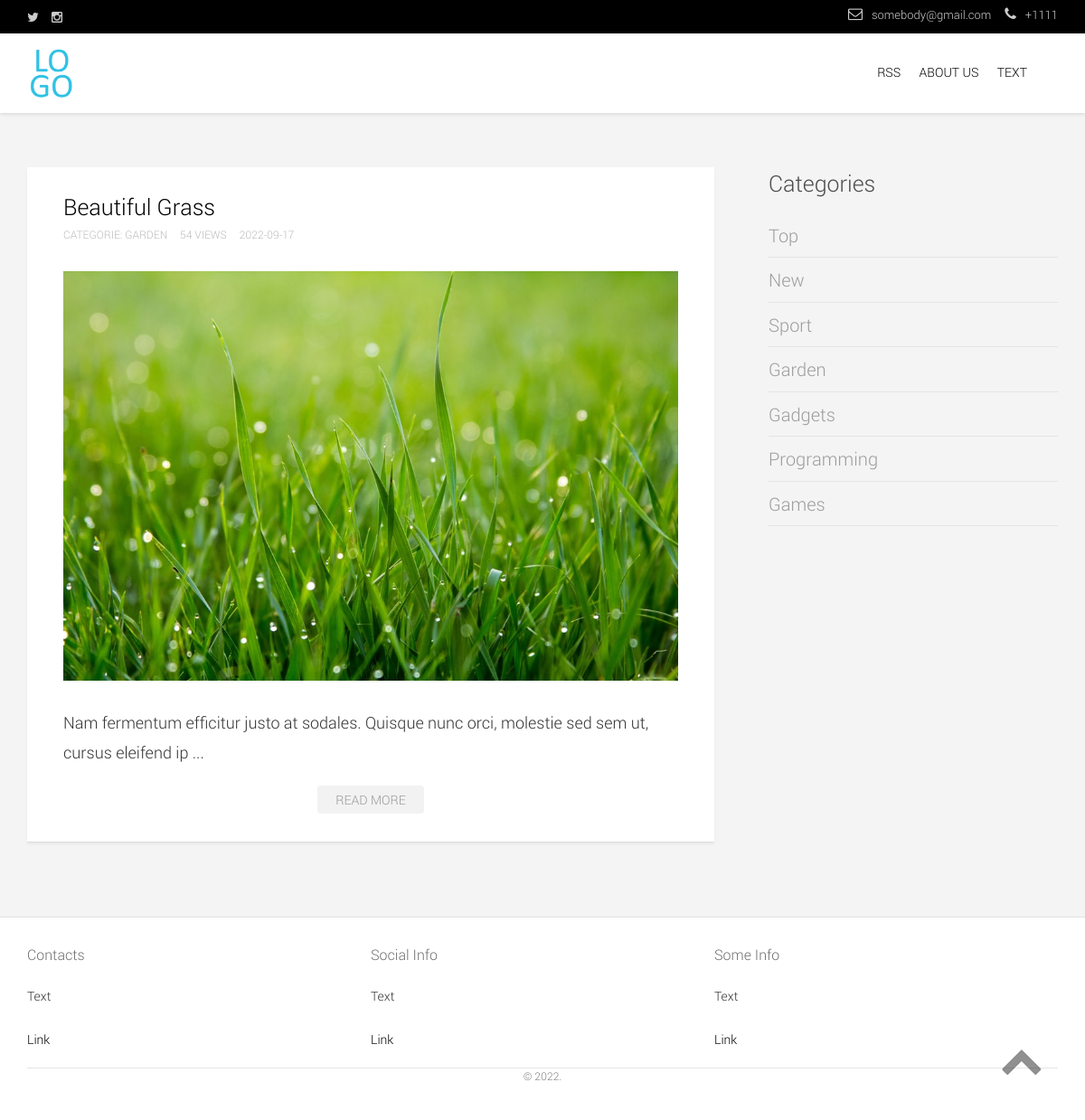
Page /Blog/blogwebsite/articles_by_cat.php?categorie=2 on the committed database.
### tables this page shows
CREATE TABLE `articles` (
  `id` int NOT NULL,
  `title` varchar(255) DEFAULT NULL,
  `image` varchar(255) NOT NULL,
  `text` text,
  `categorie_id` int DEFAULT NULL,
  `publication_date` date DEFAULT NULL,
  `views` int NOT NULL DEFAULT '0'
);

CREATE TABLE `articles_categories` (
  `id` int NOT NULL,
  `title` varchar(100) NOT NULL
);

### Blog/blogwebsite/articles_by_cat.php (the view, shortened to what this page needs)
<?php include "includes/head.php"; ?>
<body>
<div class="wrapper_my">
	<?php include "includes/header.php"; ?>
	<div class="main_content">
		<div class="container">
			<div class="col-lg-8 col-md-8">
				<?php
					$articles = mysqli_query($connection, "SELECT * FROM `articles` WHERE `categorie_id` = " . (int) $_GET['categorie'] . " ORDER BY `id` DESC");
					while ($art = mysqli_fetch_assoc($articles)){
				?>
				<div class="row">
					<div class="blog_content">
						<div class="box_blog">
							<h2 class="post_title"><a href="article.php?id=<?php echo $art['id']; ?>"><?php echo $art['title']; ?></a></h2>
							<div class="post_meta">
								<?php
                  $art_cat = false;
                  foreach ($categories as $cat) {
                    if($cat['id'] == $art['categorie_id']){
                      $art_cat = $cat;
                      break;
                    }
                  }
                ?>
								<ul>
									<li><a href="all_articles.php?categorie=<?php echo $art_cat['id']; ?>">Categorie: <?php echo $art_cat['title']; ?></a></li>
									<li><a href="#"><?php echo $art['views'];?> views</a></li>
									<li><a href="#"><?php echo $art['publication_date'];?></a></li>
								</ul>
							</div>
							<a href="article.php?id=<?php echo $art['id']; ?>"><img class="miniatura" src="img/<?php echo $art['image']; ?>" alt="Miniatura"></a>
							<p><?php echo mb_substr(strip_tags($art['text']), 0, 100, 'utf-8') . ' ...'; ?></p>
							<div class="read_more"><a href="article.php?id=<?php echo $art['id'];?>">Read More</a></div>
						</div>
					</div>
				</div>
				<br/>
				<?php
	        }
	      ?>
			</div>
			<?php include "includes/sidebar.php"; ?>
		</div>
	</div>
	<?php include "includes/footer.php"; ?>
	<div class="up_button"><img src="img/up.png" alt="up"></div>
</div>
</body>
</html>

### Blog/blogwebsite/includes/sidebar.php
<div class="col-lg-4 col-md-4">
	<div class="row">
		<div class="sidebar_my">
			<div class="sidebar_box">
				<?php
				  $categories = mysqli_query($connection, "SELECT * FROM `articles_categories`");
				?>
				<h3>Categories</h3>
				<ul>
					<li><a href="index.php?top=1">Top</a></li>
					<li><a href="/">New</a></li>
					<?php
			          while ( $cat = mysqli_fetch_assoc($categories)) {
			        ?>
			          <li><a href="articles_by_cat.php?categorie=<?php echo $cat['id']; ?>"><?php echo $cat['title']; ?></a></li>
			        <?php
			          }
			        ?>
				</ul>
			</div>
		</div>
	</div>
</div>

### Blog/blogwebsite/css/main.css (style rules this page uses)
html, body, div, span, applet, object, iframe, h1, h2, h3, h4, h5, h6, p, blockquote, pre, a, abbr, acronym, address, big, cite, code, del, dfn, em, font, ins, kbd, q, s, samp, small, strike, strong, sub, sup, tt, var, dl, dt, dd, ol, ul, li, fieldset, form, label, legend, table, caption, tbody, tfoot, thead, tr, th, td { border: 0; font-family: inherit; font-size: 100%; font-style: inherit; font-weight: inherit; margin: 0; outline: 0; padding: 0; vertical-align: baseline; word-wrap:break-word; }
html { font-size: 62.5%; overflow-y: scroll; -webkit-text-size-adjust: 100%; -ms-text-size-adjust: 100%; }
*, *:before, *:after { -webkit-box-sizing: border-box; -moz-box-sizing: border-box; box-sizing: border-box; }
ol, ul { list-style: none; }
a img { border: 0; }
html,body { height: 100%; }
.wrapper_my { display: flex; min-height: 100%; flex-direction: column; }
body { font-family: "RobotoLight", sans-serif; font-size: 16px; background: #f4f4f4; padding: 0; margin: 0; }
.main_content { margin-top: 60px; margin-bottom: 60px; flex: 1; }
.main_content p { line-height: 1.8em; margin-bottom: 15px; font-size: 18px; }
.box_blog { padding:25px 40px; background: #fff; box-shadow: 0 1px 0 rgba(0,0,0,0.05), 0 3px 3px rgba(0,0,0,0.05); }
h2.post_title { font-size: 26px; color: #000; }
h2.post_title a { color: #000; font-size: 25px; }
.post_meta ul { list-style: none; padding: 0; margin:0; }
.post_meta ul li { display: inline-block; font-size: 12px; color: #bbb; text-transform: uppercase; margin-right: 10px; }
.post_meta a { color: #bbb; font-size: 12px; }
img { height: auto; max-width: 100%; vertical-align: middle; }
a img.miniatura { padding: 30px 0; }
.read_more { text-align: center; padding: 10px 0; }
.read_more a { background: #f2f2f2; font-size: 14px; text-transform: uppercase; color: #999; padding: 6px 20px; border-radius: 4px; }
.sidebar_my { margin-left: 60px; }
.sidebar_my h3 { color: #4d4d4d; font-size: 25px; padding-bottom: 15px; }
.sidebar_my li { border-bottom: 1px solid #e4e4e4; padding: 10px 0; }
.sidebar_my a { font-size: 20px; color: #9d9d9d; }
.sidebar_box ul { margin-bottom: 50px; }
.footer_my p, a { font-size: 14px; }
.up_button img { position: fixed; right: 45px; bottom: 45px; opacity: 0.5; }

### rows in the picture
articles: title "Beautiful Grass", views "54", publication_date "2022-09-17", image (picture), text "Nam fermentum efficitur justo at sodales. Quisque nunc orci, molestie sed sem ut, cursus eleifend ip"
articles_categories: title "GARDEN", title "Garden"
articles_categories: title "Sport"
articles_categories: title "Gadgets"
articles_categories: title "Programming"
articles_categories: title "Games"
